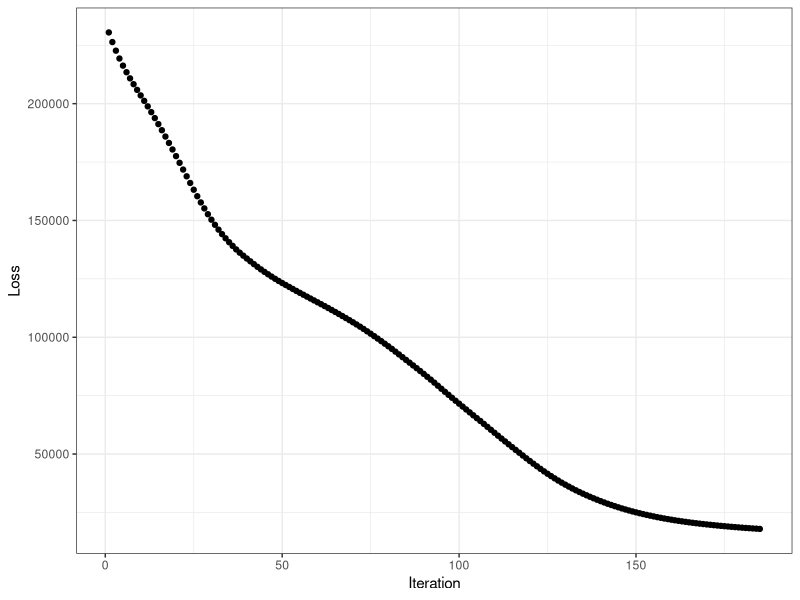

The R source for this figure:
## ---- chunk 1
knitr::opts_chunk$set(echo = TRUE)
library(tidyverse)
set.seed(1000)
## ---- chunk 2
## create data:
m <- 1000
n_1_manual <- 3
n_L_manual <- 1

# initialize Xs
X <- data.frame(X1 = runif(n = m, min = -10, max = 10),
                X2 = rnorm(n = m, mean = 0, sd = 10),
                X3 = rexp(n = m, rate = 1)) %>%
  as.matrix(nrow = m,
            ncol = n_1_manual)

# get response
Y <- X[, 1] + 10 * sin(X[, 2])^2 + 10 * X[, 3] + rnorm(n = 1000)

# fix dims according to NN specs
X <- t(X)
Y <- t(Y)
## ---- chunk 3
## Specify Link Functions & Derivatives
get_link <- function(type = "sigmoid") {
  
  if (type == "identity") {
    # identity
    g <- function(x) {x}
    
  } else if (type == "sigmoid") {
    # sigmoid
    g <- function(x) {1 / (1 + exp(-x))}
    
  } else if (type == "relu") {
    # ReLU
    g <- function(x) {x * as.numeric(x > 0)}
    
  } else (return(NULL))
  
  return(g)

}

get_link_prime <- function(type = "sigmoid") {
  
  if (type == "identity") {
    # identity [FIX]
    g_prime <- function(x) {
      ## there's probably a better way to do this
      b <- x / x
      b[is.nan(x/x)] <- 1
      return(b)
    }
    
  } else if (type == "sigmoid") {
    # sigmoid
    g_prime <- function(x) {exp(-x) / (1 + exp(-x))^2}
    
  } else if (type == "relu") {
    # ReLU
    g_prime <- function(x) {as.numeric(x > 0)}
    
  } else (return(NULL))
  
  return(g_prime)

}
## ---- chunk 4
## Specify Loss Functions & Derivatives
get_loss_function <- function(type = "squared_error") {
  
  if (type == "squared_error") {
    
    loss <- function(y_hat, y) {sum((y_hat - y)^2)}
    
  } else if (type == "cross_entropy") {
    
    loss <- function(y_hat, y) {sum(y * log(y_hat))}
    
  } else (return(NULL))
  
  return(loss)

}

get_loss_prime <- function(type = "squared_error") {
  
  if (type == "squared_error") {
    
    loss_prime <- function(y_hat, y) {sum(2 * (y_hat - y))}
    
  } else if (type == "cross_entropy") {
    
    loss_prime <- function(y_hat, y) {999}
    
  } else (return(NULL))
  
  return(loss_prime)

}
## ---- chunk 5
## creates a list of n empty lists
create_lists <- function(n) {
  out <- list()
  
  for (i in 1:n) {
    out[[i]] <- list()
  }
  
  return(out)
}

## friendlier diag() function
diag_D <- function(x) {
  
  if (length(x) == 1) {
        out <- x
      } else {
        out <- diag(as.numeric(x))
      }
  
  return(out)
}

generate_layer_sizes <- function(X,
                              Y,
                              hidden_layer_sizes) {
  
  return(c(nrow(X), hidden_layer_sizes, nrow(Y)))
  
}
## ---- chunk 6
initialize_NN <- function(layer_sizes,
                          activation_function = "sigmoid",
                          last_activation_function = "identity",
                          lower_bound = 0,
                          upper_bound = 1) {
  
  n <- layer_sizes
  
  ## initialize parameter matrices
  W <- list()
  b <- list()
  
  ## could vectorize w/ mapply()
  for (l in 2:length(n)) {
  
    W[[l]] <- matrix(data = runif(n = n[l - 1] * n[l],
                                  min = lower_bound,
                                  max = upper_bound),
                     nrow = n[l],
                     ncol = n[l - 1])
  
    b[[l]] <- matrix(data = runif(n = n[l],
                                  min = lower_bound,
                                  max = upper_bound),
                     nrow = n[l],
                     ncol = 1)
  
  }
  
  ## return
  return(list(W = W,
              b = b,
              activation_function = activation_function,
              last_activation_function = last_activation_function))
}
## ---- chunk 7
NN_output <- function(X,
                      NN_obj) {
  
  L <- length(NN_obj$W)
  ## if X is one obs, input will be a vector so dim will be null
  m <- ifelse(is.null(ncol(X)),
              1,
              ncol(X))
  
  g <- get_link(NN_obj$activation_function)
  g_last <- get_link(NN_obj$last_activation_function)
  
  a <- list()
  
  a[[1]] <- X
  
  for (l in 2:(L - 1)) {
    a[[l]] <- g(NN_obj$W[[l]] %*% a[[l - 1]] + matrix(data = rep(x = NN_obj$b[[l]],
                                                                 times = m),
                                                      ncol = m))
  }
  
  a[[L]] <- g_last(NN_obj$W[[L]] %*% a[[L - 1]] + matrix(data = rep(x = NN_obj$b[[L]],
                                                                    times = m),
                                                         ncol = m))
  
  return(a[[L]])
  
}
## ---- chunk 8
GD_iter <- function(NN_obj,
                    X,
                    Y,
                    rho = 1,
                    verbose = FALSE,
                    very_verbose = FALSE) {
  
  L <- length(NN_obj$W)
  ## if X is one obs, input will be a vector so dim will be null
  m <- ifelse(is.null(ncol(X)),
              1,
              ncol(X))
  
  ## get links
  g <- get_link(NN_obj$activation_function)
  g_prime <- get_link_prime(NN_obj$activation_function)
  g_last <- get_link(NN_obj$last_activation_function)
  g_last_prime <- get_link_prime(NN_obj$last_activation_function)
  
  z <- create_lists(L)
  a <- create_lists(L)
  D <- create_lists(L)
  delta <- create_lists(L)
  del_W <- create_lists(L)
  del_b <- create_lists(L)
  
  ## gradient descent
  for (i in 1:m) {
    
    ## forward
    a[[1]][[i]] <- X[, i]
    
    for (l in 2:(L - 1)) {
      z[[l]][[i]] <- NN_obj$W[[l]] %*% a[[l - 1]][[i]] + NN_obj$b[[l]]
      a[[l]][[i]] <- g(z[[l]][[i]])
      D[[l]][[i]] <- diag_D(g_prime(z[[l]][[i]]))
      
      if (very_verbose == TRUE) {print(paste0("Forward: obs ", i, " - layer ", l))}
    }
    
    ## last layer
    z[[L]][[i]] <- NN_obj$W[[L]] %*% a[[L - 1]][[i]] + NN_obj$b[[L]]
    a[[L]][[i]] <- g_last(z[[L]][[i]])
    D[[L]][[i]] <- diag_D(g_last_prime(z[[L]][[i]]))
    
    ## backward
    # eventually fix to match with loss function
    delta[[L]][[i]] <- D[[L]][[i]] %*% (a[[L]][[i]] - Y[, i])
    
    for (l in (L - 1):2) {
      delta[[l]][[i]] <- D[[l]][[i]] %*% t(NN_obj$W[[l + 1]]) %*% delta[[l + 1]][[i]]
      if (very_verbose == TRUE) {print(paste0("Backward: obs ", i, " - layer ", l))}
    }
    
    for (l in 2:L) {
      del_W[[l]][[i]] <- delta[[l]][[i]] %*% t(a[[l - 1]][[i]])
      del_b[[l]][[i]] <- delta[[l]][[i]]
      if (very_verbose == TRUE) {print(paste0("del: obs ", i, " - layer ", l))}
    }
    
    if ((verbose == TRUE) & (i %% 100 == 0)) {print(paste("obs", i, "/", m))}
    
  }
  
  ## update parameters
  
  # get averages
  ## del_W is a list where each element represents a layer
  ## in each layer, there's a list representing the layer's result for that obs
  ## here we collapse the results by taking the sum of our gradients
  del_W_all <- lapply(X = del_W,
                      FUN = Reduce,
                      f = "+") %>%
    lapply(X = .,
           FUN = function(x) x / m)
  
  del_b_all <- lapply(X = del_b,
                      FUN = Reduce,
                      f = "+") %>%
    lapply(X = .,
           FUN = function(x) x / m)
  
  # apply gradient
  W_out <- mapply(FUN = function(A, del_A) {A - rho * del_A},
                  A = NN_obj$W,
                  del_A = del_W_all)
  
  b_out <- mapply(FUN = function(A, del_A) {A - rho * del_A},
                  A = NN_obj$b,
                  del_A = del_b_all)
  
  ## return a new NN object
  return(list(W = W_out,
              b = b_out,
              activation_function = NN_obj$activation_function,
              last_activation_function = NN_obj$last_activation_function))
}
## ---- chunk 9
GD_perform <- function(X,
                       Y,
                       init_NN_obj,
                       rho = 0.01,
                       loss_function = "squared_error",
                       threshold = 1,
                       max_iter = 100,
                       print_descent = FALSE) {
  
  ## setup
  done_decreasing <- FALSE
  
  objective_function <- get_loss_function(type = loss_function)
  
  iteration_outputs <- list()
  output_objectives <- numeric()
  
  iteration_input <- init_NN_obj
  
  iter <- 1
  
  initial_objective <- objective_function(y = Y,
                                          y_hat = NN_output(X = X,
                                                            NN_obj = init_NN_obj))
  
  if (print_descent == TRUE) {
    print(paste0("iter: ", 0, "; obj: ", round(initial_objective, 1)))
  }
  
  while ((!done_decreasing) & (iter < max_iter)) {
    
    ## get input loss
    in_objective <- objective_function(y = Y,
                                       y_hat = NN_output(X = X,
                                                         NN_obj = iteration_input))
    
    ## iterate
    iteration_output <- GD_iter(NN_obj = iteration_input,
                                X = X,
                                Y = Y,
                                rho = rho,
                                verbose = FALSE,
                                very_verbose = FALSE)

    ## outputs
    out_objective <- objective_function(y = Y,
                                        y_hat = NN_output(X = X,
                                                          NN_obj = iteration_output))
    
    iteration_input <- iteration_output
    iteration_outputs[[iter]] <- iteration_output
    output_objectives[[iter]] <- out_objective
    
    if (print_descent == TRUE) {
      print(paste0("iter: ", iter, "; obj: ", round(out_objective, 1)))
    }
    
    iter <- iter + 1
    
    ## evaluate
    if (abs(in_objective - out_objective) < threshold) {
      done_decreasing <- TRUE
    }
    
  }
  
  return(list(final_NN = iteration_output,
              intermediate_NN = iteration_outputs,
              output_objectives = output_objectives,
              initial_objective = initial_objective,
              params = list(rho = rho,
                            loss_function = loss_function,
                            initial_NN = init_NN_obj)))
}
## ---- chunk 10
GD_plot <- function(GD_obj) {
  
    data.frame(x = 1:length(GD_obj$output_objectives),
               y = GD_obj$output_objectives) %>%
    ggplot(aes(x = x,
               y = y)) +
    geom_point() +
    theme_bw() +
    labs(x = "Iteration",
         y = "Loss")
    
}

GD_summary <- function(GD_obj,
                       print_summary = TRUE) {
  
  ## num iter
  num_iter <- length(GD_obj$output_objectives)
  
  ## loss improvement
  initial_objective <- GD_obj$initial_objective %>% round(1)
  final_objective <- last(GD_obj$output_objectives) %>% round(1)
  loss_improvement_ratio <- (final_objective / initial_objective)  %>% round(4)
  
  if (print_summary == TRUE) {
  
    ## prints
    cat(paste0("Gradient Descent Summary:", "\n",
               "  |", "\n",
               "  |  Number of Iterations: ", num_iter, "\n",
               "  |", "\n",
               "  |  Initial Objective: ", initial_objective, "\n",
               "  |  Final Objective: ", final_objective, "\n",
               "  |  Ratio: ", loss_improvement_ratio, "\n", "\n"))
    
    cat(paste0("----------------------------------------", "\n",
               "Initial W:", "\n", "\n"))
    print(GD_obj$params$initial_NN$W[-1])
    cat(paste0("----------------------------------------", "\n",
               "Final W:", "\n", "\n"))
    print(GD_obj$final_NN$W[-1])
    
    cat(paste0("----------------------------------------", "\n",
               "Initial b:", "\n", "\n"))
    print(GD_obj$params$initial_NN$b[-1])
    cat(paste0("----------------------------------------", "\n",
               "Final b:", "\n", "\n"))
    print(GD_obj$final_NN$b[-1])
    
  }
  
  return(list(num_iter = num_iter,
              initial_objective = initial_objective,
              final_objective = final_objective,
              loss_improvement_ratio = loss_improvement_ratio))
}
## ---- chunk 11
## initialize NN
init_NN <- initialize_NN(layer_sizes = generate_layer_sizes(X = X,
                                                         Y = Y,
                                                         hidden_layer_sizes = c(3)),
                         activation_function = "relu",
                         last_activation_function = "identity",
                         lower_bound = 0,
                         upper_bound = 1)

## train NN
GD_NN <- GD_perform(X = X,
                    Y = Y,
                    init_NN_obj = init_NN,
                    rho = 0.001,
                    loss_function = "squared_error",
                    threshold = 100,
                    max_iter = 1000,
                    print_descent = FALSE)

final_NN <- GD_NN$final_NN

## Summaries
NN_sum <- GD_summary(GD_obj = GD_NN)

GD_plot(GD_NN)
## ---- chunk 12
## get_layer_size function
get_layer_sizes <- function(NN_obj) {
  n_1 <- ncol(NN_obj$W[[2]])
  
  n_H <- sapply(NN_obj$W[-1],
                nrow)
  
  return(c(n_1, n_H))
}
## ---- chunk 13
layer_sizes_test <- get_layer_sizes(final_NN)
